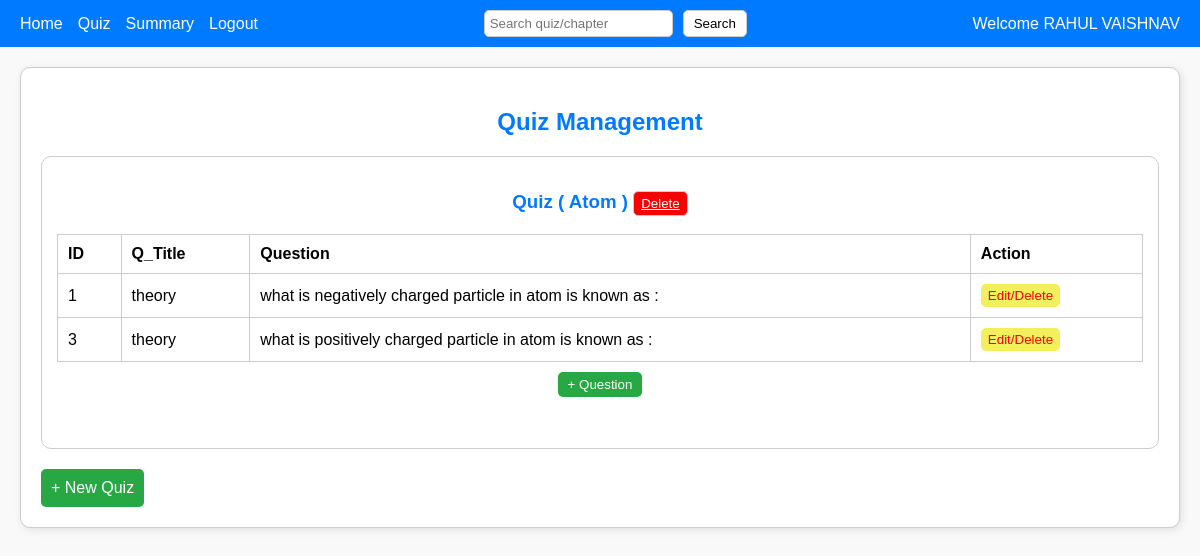
Page /admin_quiz on the committed database.
### backend/models.py (models this page shows)
class Admin_User_Details(db.Model):
    __tablename__ = 'admin_user_details'
    id=db.Column(db.Integer, primary_key=True,autoincrement=True)#Ensures that the ID column automatically increments for each new row inserted into the table.It applies only to integer primary keys.The database automatically assigns a new unique ID starting from 1 and increases by 1 for each new entry.
    email_username = db.Column(db.String(120), nullable=False, unique=True)
    password = db.Column(db.String(120), nullable=False)#not neccessary to be unique# here string(120) means 120 characters
    Full_name = db.Column(db.String(80), nullable=False)#not neccessary to be unique
    qualification=db.Column(db.String(80), nullable=False)#not neccessary to be unique
    date_of_birth=db.Column(db.String(80), nullable=False)#not neccessary to be unique
    role = db.Column(db.Integer, nullable=False, default=1)#remember this only the first user with register through this register form,admins will have to register in db browser manually or using insert command of sql
    scores_of_a_userid = db.relationship('Scores', cascade='all, delete', backref='admin_user_details', lazy=True)#name of the backrefrence is scores_of_a_userid#we say this is linked to the scores table#cascade means if a id gets deleted here delete all the data of scores linked to that id#backref=admin_user_details means the current table or the table to which it is backrefrencing#loading style is lazy()

class Quiz(db.Model):#class name should start with capital letter,tablename should start with small letter
    __tablename__ = 'quiz'
    quiz_id=db.Column(db.Integer, primary_key=True,autoincrement=True)#iska student id se kuch lena dena nahi hai
    chapter_id=db.Column(db.Integer, db.ForeignKey('chapters.chapter_id'), nullable=False)
    date_quiz=db.Column(db.String(80), nullable=False)
    time_duration=db.Column(db.Integer, nullable=False)
    chapter_name=db.Column(db.String(80) , nullable=False)#remember it has relationship with chapters tables as of chapter_name
    questions_of_a_quiz_id = db.relationship('Questions', cascade='all, delete', backref='quiz', lazy=True)# it tells all the questions of a quiz(here we are getting quiz through quiz id)

class Questions(db.Model):
    __tablename__ = 'questions'
    question_id=db.Column(db.Integer, primary_key=True,autoincrement=True)#iska student id se kuch lena dena nahi hai
    chapter_id=db.Column(db.Integer, db.ForeignKey('chapters.chapter_id'), nullable=False)
    quiz_id=db.Column(db.Integer, db.ForeignKey('quiz.quiz_id'), nullable=False)
    question_title=db.Column(db.String(80), nullable=False)
    question=db.Column(db.String(300), nullable=False)
    option_a=db.Column(db.String(300), nullable=False)
    option_b=db.Column(db.String(300), nullable=False)
    option_c=db.Column(db.String(300), nullable=False)
    option_d=db.Column(db.String(300), nullable=False)
    correct_option=db.Column(db.String(300), nullable=False)

### backend/controllers.py (the view)
@app.route("/admin_quiz",methods=["GET","POST"])
def admin_quiz():
    quiz=Quiz.query.all()
    chapters=Chapters.query.all()
    user=Admin_User_Details.query.filter_by(role=0).first()
    return render_template("2_admin_quiz.html",admin=user.Full_name,quizes=quiz,chapters=chapters)

### templates/2_admin_quiz.html (shortened to what this page needs)
<!DOCTYPE html>
<html lang="en">
<head>
    <link rel="stylesheet" href="/static/css/2_admin_quiz.css">
</head>
<body>
    <div class="header">
        <div class="nav-links">
            <a href="/admin_home">Home</a>
            <a href="/admin_quiz">Quiz</a>
            <a href="/admin_summary">Summary</a>
            <a href="/">Logout</a>
        </div>
        <form class="search" action="/search_quiz" method="post">
            <input type="search" placeholder="Search quiz/chapter" name="search">
            <button type="submit">Search</button>
        </form>
        <div>Welcome {{admin}}</div>
    </div>
    <div class="container">
        <h2>Quiz Management</h2>
        <div class="quiz-section">
            <div class="quiz">
            {%if quizes%}
            {%for quiz in quizes%}
                <h3>Quiz  ( {{quiz.chapter_name}} ) <a href="/delete_quiz/{{quiz.quiz_id}}" style="color:white;"><button class="edt">Delete</button"></a></h3>
                <table>
                    <tr>
                        <th>ID</th>
                        <th>Q_Title</th>
                        <th>Question</th>
                        <th>Action</th>
                    </tr>
                    {%if quiz.questions_of_a_quiz_id%}
                    {%for question in quiz.questions_of_a_quiz_id%}
                    <tr>
                        <td>{{question.question_id}}</td>
                        <td>{{question.question_title}}</td>
                        <td>{{question.question}}</td>
                        <td><a href="/edit_question/{{question.question_id}}/{{quiz.chapter_id}}/{{quiz.quiz_id}}"><button class="edit">Edit/Delete</button></a></td>
                    </tr>
                    {%endfor%}
                    {%else%}
                    <tr>
                        <td colspan="4">No questions found</td>
                    </tr>
                    {%endif%}
                </table>
                <a href="/add_question/{{quiz.chapter_id}}/{{quiz.quiz_id}}"><div class="add-question">
                    <button>+ Question</button>
                </div></a>
                <br><br>
                {%endfor%}
            {%else%}
            <h2>No quizzes found</h2>
            {%endif%}
            </div>
        </div>
        <div class="footer">
            <a href="/add_newquiz">+ New Quiz</a>
        </div>
    </div>
</body>
</html>

### static/css/2_admin_quiz.css (style rules this page uses)
body { font-family: Arial, sans-serif; margin: 0; padding: 0; background-color: #f9f9f9; }
.header { background-color: #007BFF; color: white; padding: 10px 20px; display: flex; justify-content: space-between; align-items: center; }
.header .nav-links { display: flex; gap: 15px; }
.header .nav-links a { color: white; text-decoration: none; }
.header .search { display: flex; align-items: center; gap: 10px; }
.header .search input { padding: 5px; border-radius: 5px; border: 1px solid #ccc; }
.header .search button { padding: 5px 10px; background-color: white; border: 1px solid #ccc; border-radius: 5px; cursor: pointer; }
.container { margin: 20px; padding: 20px; border: 1px solid #ccc; border-radius: 10px; background-color: white; box-shadow: 2px 2px 8px rgba(0, 0, 0, 0.1); }
.container h2 { text-align: center; color: #007BFF; }
.quiz-section { display: flex; justify-content: space-between; gap: 20px; }
.quiz { flex: 1; border: 1px solid #ccc; border-radius: 10px; padding: 15px; }
.quiz h3 { text-align: center; color: #007BFF; }
.quiz table { width: 100%; border-collapse: collapse; margin-top: 10px; }
.quiz table th, .quiz table td { border: 1px solid #ccc; padding: 10px; text-align: left; }
.quiz .add-question { margin-top: 10px; text-align: center; }
.quiz .add-question button { padding: 5px 10px; background-color: #28a745; color: white; border: none; border-radius: 5px; cursor: pointer; }
.footer { margin-top: 20px; display: flex; justify-content: space-between; }
.footer a { padding: 10px; background-color: #28a745; color: white; border-radius: 5px; text-decoration: none; text-align: center; }
.edit { background-color: #f3f05bf9; color: #f50303; cursor: pointer; border: 1px solid #f3f05bf9; border-radius: 5px; padding: 3px 6px; }
.edt { background-color: #f50303; border: 1px solid #ccc; cursor: pointer; border-radius: 5px; padding: 4px 7px; }

### rows in the picture
Admin_User_Details: Full_name "RAHUL VAISHNAV"
Quiz: chapter_name "Atom"
Questions: question_id "1", question_title "theory", question "what is negatively charged particle in atom is known as :"
Questions: question_id "3", question_title "theory", question "what is positively charged particle in atom is known as :"
